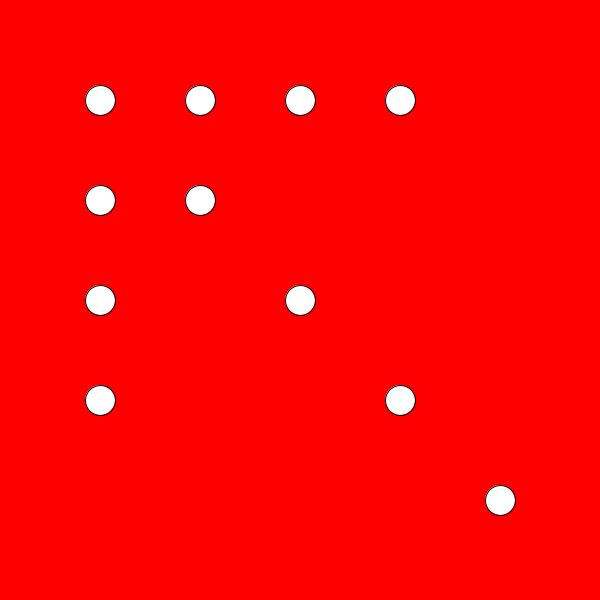
Frame 1 (no input)
Frame 60 (the mouse pressed at the canvas centre just before this capture): identical to frame 1, image omitted
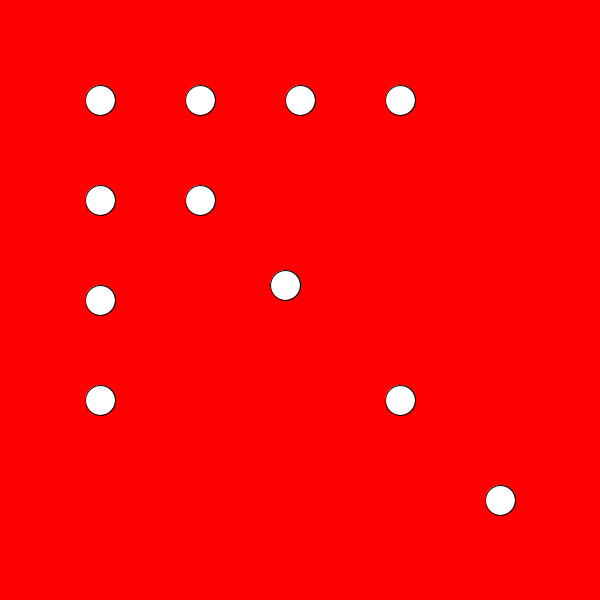
Frame 120 (the mouse held since frame 60 and released just before this capture)

The Processing sketch that drew these frames (run headless with seeded random() and noise(); from frame 60 on, the mouse is pressed at the canvas centre):

// Processing sketch: processing_66515
// ── processing_66515.pde

int x1 = 100;
int y1 = 100;
int x2 = 200;
int y2 = 100;
int x3 = 300;
int y3 = 100;
int x4 = 400;
int y4 = 100;
int x5 = 100;
int y5 = 200;
int x6 = 200;
int y6 = 200;
int x7 = 100;
int y7 = 300;
int x8 = 300;
int y8 = 300;
int x9 = 100;
int y9 = 400;
int x10 =400;
int y10 =400;
int x11=500;
int y11=500;



void setup(){
  size(600,600);
  
  
}

void draw(){
   background(255,0,0);
   ellipse(x1,y1,30,30);
   ellipse(x6,y6,30,30);
   ellipse(x8,y8,30,30);
   ellipse(x10,y10,30,30);
   ellipse(x5,y5,30,30);
   ellipse(x7,y7,30,30);
   ellipse(x9,y9,30,30);
   ellipse(x2,y2,30,30);
   ellipse(x3,y3,30,30);
   ellipse(x4,y4,30,30);
   ellipse(x11,y11,30,30);
   
   if (mouseX>x1-15 && mouseX<x1+15  && mouseY>y1-15 && mouseY<y1+15) {
     x1--;
     y1--;
   }
   
   if(mouseX>x2-15 && mouseX<x2+15 && mouseY>y2-15 && mouseY<y2+15) {
     x2--;
     y2--;
   }
   
   if(mouseX>x3-15 && mouseX<x3+15 && mouseY>y3-15 && mouseY<y3+15) {
     x3--;
     y3--;
   }
   
   if(mouseX>x4-15 && mouseX<x4+15 && mouseY>y4-15 && mouseY<y4+15) {
     x4--;
     y4--;
   }
   
   if(mouseX>x5-15 && mouseX<x5+15 && mouseY>y5-15 && mouseY<y5+15) {
     x5--;
     y5--;
   }
   
   if(mouseX>x6-15 && mouseX<x6+15 && mouseY>y6-15 && mouseY<y6+15) {
     x6--;
     y6--;
   }
   
   if(mouseX>x7-15 && mouseX<x7+15 && mouseY>y7-15 && mouseY<y7+15) {
     x7--;
     y7--;
   }
   
   if(mouseX>x8-15 && mouseX<x8+15 && mouseY>y8-15 && mouseY<y8+15) {
     x8--;
     y8--;
   }
   
   if(mouseX>x9-15 && mouseX<x9+15 && mouseY>y9-15 && mouseY<y9+15) {
     x9--;
     y9--;
   }
   
   if(mouseX>x10-15 && mouseX<x10+15 && mouseY>y10-15 && mouseY<y10+15) {
     x10--;
     y10--;
   }
   
   if(mouseX>x11-15 && mouseX<x11+15 && mouseY>y11-15 && mouseY<y11+15) {
     x11--;
     y11--;
   }
            
   
}
